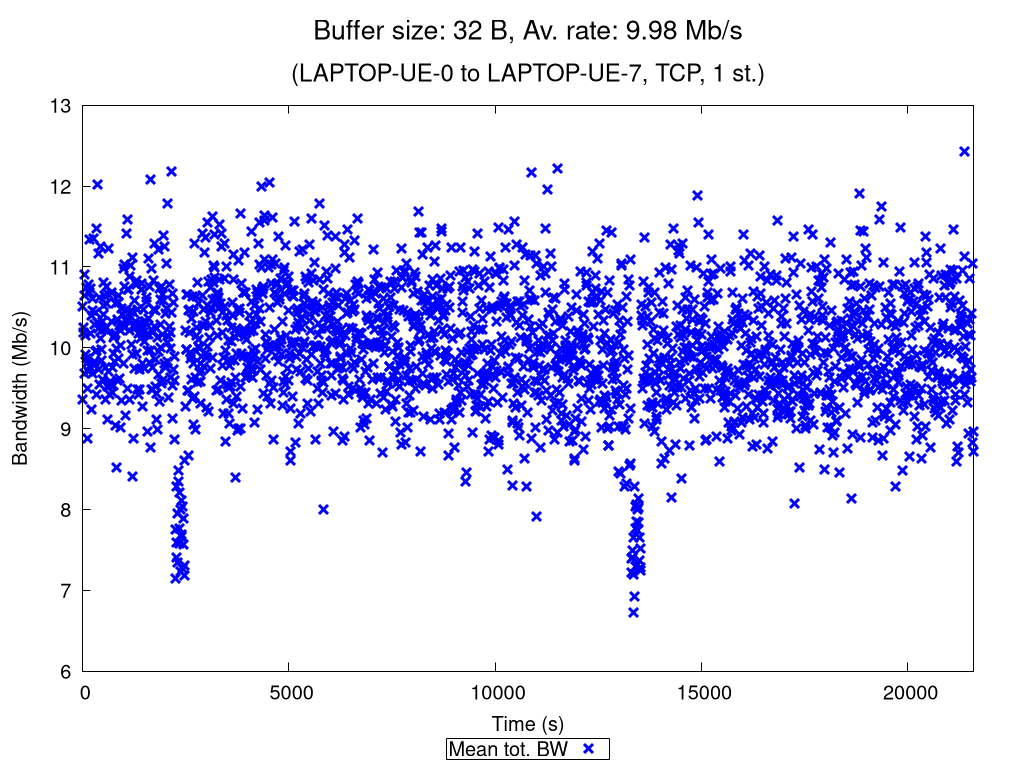

Write gnuplot code to recreate this figure.
set terminal pngcairo nocrop enhanced size 1024,768 font "Verdana,15"
set output "TCP_1_st_2020_12_05_00-21-22_one2two_00032B.png"

set title "{/=20 Buffer size: 32 B, Av. rate: 9.98 Mb/s}\n\n{/=18 (LAPTOP-UE-0 to LAPTOP-UE-7, TCP, 1 st.)}"

set xlabel "Time (s)"
set ylabel "Bandwidth (Mb/s)"
set ytics nomirror
set key bmargin center horizontal box samplen 1 width -1
set bmargin 4.6
set rmargin 4.5

rf = 1000000.0  # rate factor
set style fill transparent solid 0.2 noborder
set autoscale xfix
plot "TCP_1_st_2020_12_05_00-21-22_one2two_00032B_iperf_processed.dat" using 1:($2/rf-$3/rf):($2/rf+$3/rf) with filledcurves lc rgb "blue" notitle, \
     "" using 1:($2/rf) with points pt 2 ps 1.5 lw 3 lc rgb "blue" title "Mean tot. BW", \
